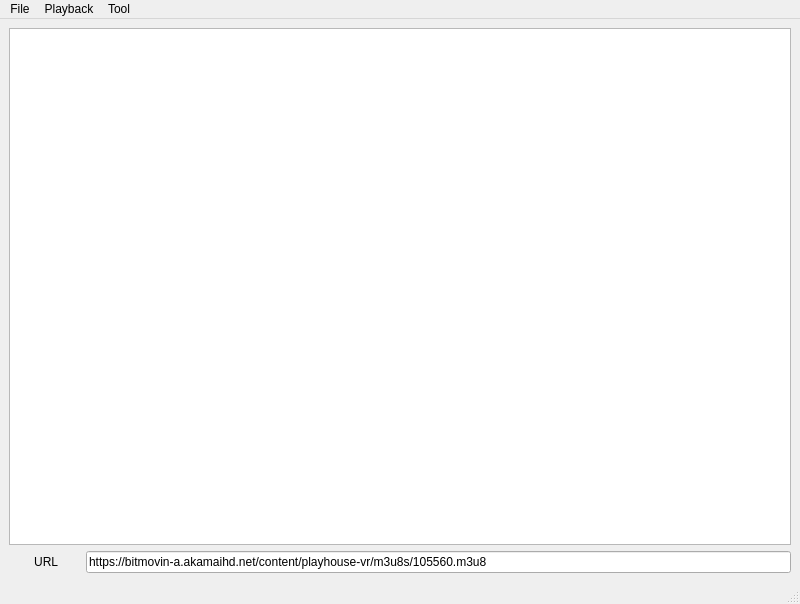
<?xml version="1.0" encoding="UTF-8"?>
<ui version="4.0">
 <class>videoStream</class>
 <widget class="QMainWindow" name="videoStream">
  <property name="geometry">
   <rect>
    <x>0</x>
    <y>0</y>
    <width>800</width>
    <height>604</height>
   </rect>
  </property>
  <property name="windowTitle">
   <string>Video Stream</string>
  </property>
  <widget class="QWidget" name="centralwidget">
   <layout class="QVBoxLayout" name="verticalLayout">
    <item>
     <widget class="QGraphicsView" name="StreamView"/>
    </item>
    <item>
     <layout class="QHBoxLayout" name="horizontalLayout" stretch="1,10">
      <item>
       <widget class="QLabel" name="label">
        <property name="text">
         <string> URL</string>
        </property>
        <property name="alignment">
         <set>Qt::AlignCenter</set>
        </property>
       </widget>
      </item>
      <item>
       <widget class="QLineEdit" name="inputUrl">
        <property name="text">
         <string>https://bitmovin-a.akamaihd.net/content/playhouse-vr/m3u8s/105560.m3u8</string>
        </property>
       </widget>
      </item>
     </layout>
    </item>
   </layout>
  </widget>
  <widget class="QMenuBar" name="menubar">
   <property name="geometry">
    <rect>
     <x>0</x>
     <y>0</y>
     <width>800</width>
     <height>21</height>
    </rect>
   </property>
   <widget class="QMenu" name="menuSave">
    <property name="title">
     <string>Tool</string>
    </property>
    <addaction name="actionScreenshot"/>
    <addaction name="actionRecord"/>
   </widget>
   <widget class="QMenu" name="menuPlayback">
    <property name="title">
     <string>Playback</string>
    </property>
    <widget class="QMenu" name="menuSpeed">
     <property name="title">
      <string>Speed</string>
     </property>
     <addaction name="actionFaster"/>
     <addaction name="actionFaster_2"/>
     <addaction name="actionNormal_Speed"/>
     <addaction name="actionSlower_fine"/>
     <addaction name="actionSlower"/>
    </widget>
    <addaction name="actionPlay"/>
    <addaction name="actionPause"/>
    <addaction name="actionStop_Video"/>
    <addaction name="separator"/>
    <addaction name="menuSpeed"/>
   </widget>
   <widget class="QMenu" name="menuFile">
    <property name="title">
     <string>File</string>
    </property>
    <addaction name="actionLoad_Local_File"/>
    <addaction name="actionClose"/>
   </widget>
   <addaction name="menuFile"/>
   <addaction name="menuPlayback"/>
   <addaction name="menuSave"/>
  </widget>
  <widget class="QStatusBar" name="statusbar"/>
  <action name="actionScreenshot">
   <property name="text">
    <string>Screenshot</string>
   </property>
  </action>
  <action name="actionRecord">
   <property name="text">
    <string>Record</string>
   </property>
  </action>
  <action name="actionPlay">
   <property name="text">
    <string>Play</string>
   </property>
  </action>
  <action name="actionPause">
   <property name="text">
    <string>Pause</string>
   </property>
  </action>
  <action name="actionStop_Video">
   <property name="text">
    <string>Stop Video</string>
   </property>
  </action>
  <action name="actionFaster">
   <property name="text">
    <string>Faster</string>
   </property>
  </action>
  <action name="actionFaster_2">
   <property name="text">
    <string>Faster ( fine )</string>
   </property>
  </action>
  <action name="actionNormal_Speed">
   <property name="text">
    <string>Normal Speed</string>
   </property>
  </action>
  <action name="actionSlower_fine">
   <property name="text">
    <string>Slower( fine )</string>
   </property>
  </action>
  <action name="actionSlower">
   <property name="text">
    <string>Slower</string>
   </property>
  </action>
  <action name="actionLoad_Local_File">
   <property name="text">
    <string>Load File</string>
   </property>
  </action>
  <action name="actionClose">
   <property name="text">
    <string>Close</string>
   </property>
  </action>
 </widget>
 <resources/>
 <connections/>
</ui>
